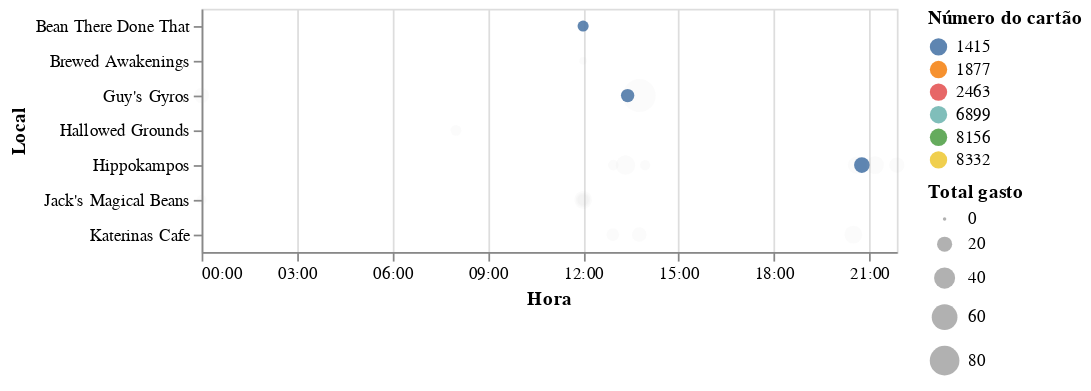

Source (notebook cell):
### Code cell
df_filter = df.loc[(df['last4ccnum']== 1415) | (df['last4ccnum']== 1877) | (df['last4ccnum']== 2463) | (df['last4ccnum']== 6899) |
                   (df['last4ccnum']== 8156) | (df['last4ccnum']== 8332)]


ts_min = '2014-01-06 00:00:00'
ts_max = '2014-01-06 23:59:59'

df_filter = df_filter.loc[(df_filter['timestamp'] >= ts_min) & (df_filter['timestamp'] <= ts_max)]

last4ccnums = list(df_filter['last4ccnum'].unique())
last4ccnums.sort()

selection_cc = alt.selection_single(
    name='selection', # dando o nome 'Seleção'
    fields=['last4ccnum'], # Seleção somente no campo cidade
    init={'last4ccnum': last4ccnums[0]}, # a primeira cidade começa selecionada
    bind=alt.binding_select(options=last4ccnums) # vincula um menu ao nome das cidades
)

local_hora_cartao = alt.Chart(df_filter).mark_circle(tooltip=True).encode(
    alt.X('hoursminutes(timestamp):T', title='Hora'),
    alt.Y('location', title='Local'),
    #alt.Color('count()', title='Quantidade de compras'),
    alt.Size('sum(price)', title='Total gasto'),
    color=alt.condition(selection_cc, "last4ccnum:N" ,alt.value("darkgrey"), title='Número do cartão'),
    opacity=alt.condition(selection_cc, alt.value(.9),alt.value(.05)),
    tooltip = [alt.Tooltip('hoursminutes(timestamp):T', title='Hora'),
               alt.Tooltip('location', title='Local'),
               alt.Tooltip('sum(price)', title='Total gasto')]
).add_selection(selection_cc)

local_hora_cartao

### Figure 1 — Vega-Lite specification as saved in the notebook (floating-point values rounded to 4 significant figures)
{"config": {"view": {"continuousWidth": 400, "continuousHeight": 300}}, "data": {"name": "data-0a4251d8ac750cf1528615b1c484185f"}, "mark": {"type": "circle", "tooltip": true}, "encoding": {"color": {"condition": {"type": "nominal", "field": "last4ccnum", "title": "Número do cartão", "selection": "selection"}, "value": "darkgrey"}, "opacity": {"condition": {"value": 0.9, "selection": "selection"}, "value": 0.05}, "size": {"type": "quantitative", "aggregate": "sum", "field": "price", "title": "Total gasto"}, "tooltip": [{"type": "temporal", "field": "timestamp", "timeUnit": "hoursminutes", "title": "Hora"}, {"type": "nominal", "field": "location", "title": "Local"}, {"type": "quantitative", "aggregate": "sum", "field": "price", "title": "Total gasto"}], "x": {"type": "temporal", "field": "timestamp", "timeUnit": "hoursminutes", "title": "Hora"}, "y": {"type": "nominal", "field": "location", "title": "Local"}}, "selection": {"selection": {"type": "single", "fields": ["last4ccnum"], "init": {"last4ccnum": 1415.0}, "bind": {"input": "select", "options": [1415.0, 1877.0, 2463.0, 6899.0, 8156.0, 8332.0]}}}, "$schema": "https://vega.github.io/schema/vega-lite/v4.8.1.json", "datasets": {"data-0a4251d8ac750cf1528615b1c484185f": [{"timestamp": "2014-01-06 08:00:00", "location": "Hallowed Grounds", "price": 9.69, "last4ccnum": 6899, "link": "credit", "loyaltynum": "L6267"}, {"timestamp": "2014-01-06 12:00:00", "location": "Bean There Done That", "price": 10.28, "last4ccnum": 1415, "link": "both", "loyaltynum": "L7783"}, {"timestamp": "2014-01-06 12:00:00", "location": "Jack's Magical Beans", "price": 11.03, "last4ccnum": 6899, "link": "both", "loyaltynum": "L6267"}, {"timestamp": "2014-01-06 12:00:00", "location": "Bean There Done That", "price": 8.54, "last4ccnum": 1877, "link": "both", "loyaltynum": "L3014"}, {"timestamp": "2014-01-06 12:00:00", "location": "Brewed Awakenings", "price": 4.35, "last4ccnum": 8332, "link": "both", "loyaltynum": "L2070"}, {"timestamp": "2014-01-06 12:00:00", "location": "Jack's Magical Beans", "price": 27.84, "last4ccnum": 8156, "link": "credit", "loyaltynum": "L5224"}, {"timestamp": "2014-01-06 12:00:00", "location": "Jack's Magical Beans", "price": 18.1, "last4ccnum": 2463, "link": "both", "loyaltynum": "L6886"}, {"timestamp": "2014-01-06 12:56:00", "location": "Katerinas Cafe", "price": 13.68, "last4ccnum": 8332, "link": "credit", "loyaltynum": "L2070"}, {"timestamp": "2014-01-06 12:57:00", "location": "Hippokampos", "price": 9.16, "last4ccnum": 8156, "link": "credit", "loyaltynum": "L5224"}, {"timestamp": "2014-01-06 13:20:00", "location": "Hippokampos", "price": 34.03, "last4ccnum": 6899, "link": "both", "loyaltynum": "L6267"}, {"timestamp": "2014-01-06 13:24:00", "location": "Guy's Gyros", "price": 15.44, "last4ccnum": 1415, "link": "both", "loyaltynum": "L7783"}, {"timestamp": "2014-01-06 13:46:00", "location": "Katerinas Cafe", "price": 18.56, "last4ccnum": 6899, "link": "both", "loyaltynum": "L6267"}, {"timestamp": "2014-01-06 13:46:00", "location": "Guy's Gyros", "price": 99.67, "last4ccnum": 2463, "link": "credit", "loyaltynum": "L6886"}, {"timestamp": "2014-01-06 13:57:00", "location": "Hippokampos", "price": 8.64, "last4ccnum": 1877, "link": "both", "loyaltynum": "L3014"}, {"timestamp": "2014-01-06 20:30:00", "location": "Katerinas Cafe", "price": 28.0, "last4ccnum": 6899, "link": "both", "loyaltynum": "L6267"}, {"timestamp": "2014-01-06 20:36:00", "location": "Hippokampos", "price": 26.8, "last4ccnum": 1877, "link": "both", "loyaltynum": "L3014"}, {"timestamp": "2014-01-06 20:46:00", "location": "Hippokampos", "price": 21.33, "last4ccnum": 1415, "link": "both", "loyaltynum": "L7783"}, {"timestamp": "2014-01-06 21:11:00", "location": "Hippokampos", "price": 28.14, "last4ccnum": 8156, "link": "credit", "loyaltynum": "L5224"}, {"timestamp": "2014-01-06 21:52:00", "location": "Hippokampos", "price": 20.61, "last4ccnum": 8332, "link": "both", "loyaltynum": "L2070"}, {"timestamp": "2014-01-06 00:00:00", "location": "Jack's Magical Beans", "price": 7.84, "last4ccnum": 8156, "link": "loyalty", "loyaltynum": "L5224"}, {"timestamp": "2014-01-06 00:00:00", "location": "Guy's Gyros", "price": 19.67, "last4ccnum": 2463, "link": "loyalty", "loyaltynum": "L6886"}]}}
